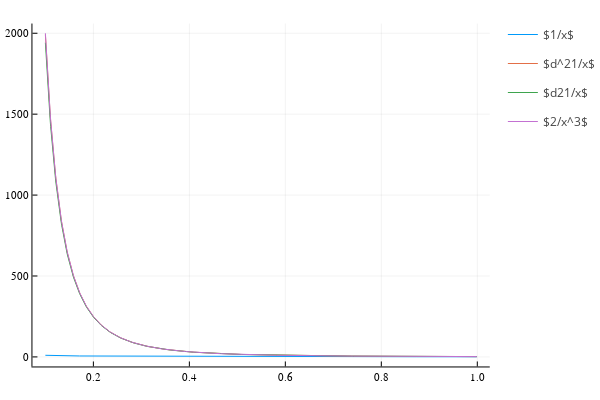

Notebook source saved alongside this figure:
### Code cell
x = BigFloat(0.1):BigFloat(0.001):1
d(f, x; Δx = 0.001) = (f(x+Δx)-f(x))/Δx 
d1entrex(x) = d(x->1/x,x)
d2entrex(x) = d(d1entrex,x)
plot(x,1 ./x,label = L"1/x")
plot!(x,fun([1,1.5,2],2,x->1/x,x), label = L"d^21/x")
plot!(x,d2entrex.(x), label = L"d21/x")
plot!(x,2 ./(x.^3), label = L"2/x^3")

### Figure 1 — Plotly figure (JSON) as saved in the notebook; plotly's stock layout.template omitted (floating-point values rounded to 4 significant figures; data arrays with more than 128 entries replaced by an {"elided": "..."} marker saying what was removed)
{"data": [{"colorbar": {"title": ""}, "legendgroup": "$1/x$", "line": {"color": "rgba(0, 154, 250, 1.000)", "dash": "solid", "shape": "linear", "width": 1}, "mode": "lines", "name": "$1/x$", "showlegend": true, "type": "scatter", "x": {"elided": "900 float values"}, "xaxis": "x", "y": {"elided": "900 float values"}, "yaxis": "y", "zmax": null, "zmin": null}, {"colorbar": {"title": ""}, "legendgroup": "$d^21/x$", "line": {"color": "rgba(227, 111, 71, 1.000)", "dash": "solid", "shape": "linear", "width": 1}, "mode": "lines", "name": "$d^21/x$", "showlegend": true, "type": "scatter", "x": {"elided": "900 float values"}, "xaxis": "x", "y": {"elided": "900 float values"}, "yaxis": "y", "zmax": null, "zmin": null}, {"colorbar": {"title": ""}, "legendgroup": "$d21/x$", "line": {"color": "rgba(62, 164, 78, 1.000)", "dash": "solid", "shape": "linear", "width": 1}, "mode": "lines", "name": "$d21/x$", "showlegend": true, "type": "scatter", "x": {"elided": "900 float values"}, "xaxis": "x", "y": {"elided": "900 float values"}, "yaxis": "y", "zmax": null, "zmin": null}, {"colorbar": {"title": ""}, "legendgroup": "$2/x^3$", "line": {"color": "rgba(195, 113, 210, 1.000)", "dash": "solid", "shape": "linear", "width": 1}, "mode": "lines", "name": "$2/x^3$", "showlegend": true, "type": "scatter", "x": {"elided": "900 float values"}, "xaxis": "x", "y": {"elided": "900 float values"}, "yaxis": "y", "zmax": null, "zmin": null}], "layout": {"annotations": [], "height": 400, "legend_position": {"bgcolor": "rgba(255, 255, 255, 1.000)", "bordercolor": "rgba(0, 0, 0, 1.000)", "borderwidth": 1, "font": {"color": "rgba(0, 0, 0, 1.000)", "family": "sans-serif", "size": 11}, "title": {"font": {"color": "rgba(0, 0, 0, 1.000)", "family": "sans-serif", "size": 15}, "text": ""}, "tracegroupgap": 0, "traceorder": "normal", "x": 1, "xanchor": "auto", "y": 1, "yanchor": "auto"}, "margin": {"b": 20, "l": 0, "r": 0, "t": 20}, "paper_bgcolor": "rgba(255, 255, 255, 1.000)", "plot_bgcolor": "rgba(255, 255, 255, 1.000)", "showlegend": true, "width": 600, "xaxis": {"anchor": "y", "domain": [0.06582, 0.9934], "gridcolor": "rgba(0, 0, 0, 0.100)", "gridwidth": 0.5, "linecolor": "rgba(0, 0, 0, 1.000)", "mirror": false, "range": [0.07303, 1.026], "showgrid": true, "showline": true, "showticklabels": true, "tickangle": 0, "tickcolor": "rgb(0, 0, 0)", "tickfont": {"color": "rgba(0, 0, 0, 1.000)", "family": "sans-serif", "size": 11}, "tickmode": "array", "ticks": "inside", "ticktext": ["0.2", "0.4", "0.6", "0.8", "1.0"], "tickvals": [0.2, 0.4, 0.6, 0.8, 1], "title": "", "titlefont": {"color": "rgba(0, 0, 0, 1.000)", "family": "sans-serif", "size": 15}, "type": "-", "visible": true, "zeroline": false, "zerolinecolor": "rgba(0, 0, 0, 1.000)"}, "yaxis": {"anchor": "x", "domain": [0.03762, 0.9902], "gridcolor": "rgba(0, 0, 0, 0.100)", "gridwidth": 0.5, "linecolor": "rgba(0, 0, 0, 1.000)", "mirror": false, "range": [-58.97, 2060.0], "showgrid": true, "showline": true, "showticklabels": true, "tickangle": 0, "tickcolor": "rgb(0, 0, 0)", "tickfont": {"color": "rgba(0, 0, 0, 1.000)", "family": "sans-serif", "size": 11}, "tickmode": "array", "ticks": "inside", "ticktext": ["0", "500", "1000", "1500", "2000"], "tickvals": [0, 500, 1000, 1500, 2000], "title": "", "titlefont": {"color": "rgba(0, 0, 0, 1.000)", "family": "sans-serif", "size": 15}, "type": "-", "visible": true, "zeroline": false, "zerolinecolor": "rgba(0, 0, 0, 1.000)"}}}
